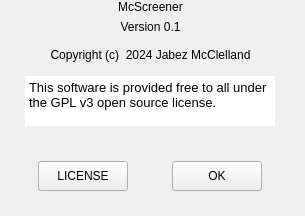
<?xml version="1.0" encoding="UTF-8"?>
<ui version="4.0">
 <class>AboutMcScreener</class>
 <widget class="QWidget" name="AboutMcScreener">
  <property name="geometry">
   <rect>
    <x>0</x>
    <y>0</y>
    <width>305</width>
    <height>216</height>
   </rect>
  </property>
  <property name="windowTitle">
   <string>About Filterator</string>
  </property>
  <property name="styleSheet">
   <string notr="true"/>
  </property>
  <widget class="QWidget" name="verticalLayoutWidget">
   <property name="geometry">
    <rect>
     <x>0</x>
     <y>0</y>
     <width>301</width>
     <height>191</height>
    </rect>
   </property>
   <layout class="QVBoxLayout" name="verticalLayout">
    <property name="leftMargin">
     <number>0</number>
    </property>
    <item>
     <widget class="QLabel" name="label">
      <property name="sizePolicy">
       <sizepolicy hsizetype="Preferred" vsizetype="Fixed">
        <horstretch>0</horstretch>
        <verstretch>0</verstretch>
       </sizepolicy>
      </property>
      <property name="styleSheet">
       <string notr="true">font: 75 20pt &quot;Trebuchet MS&quot;;
</string>
      </property>
      <property name="text">
       <string>McScreener</string>
      </property>
      <property name="alignment">
       <set>Qt::AlignCenter</set>
      </property>
      <property name="margin">
       <number>0</number>
      </property>
     </widget>
    </item>
    <item>
     <widget class="QLabel" name="versionLabel">
      <property name="sizePolicy">
       <sizepolicy hsizetype="Preferred" vsizetype="Fixed">
        <horstretch>0</horstretch>
        <verstretch>0</verstretch>
       </sizepolicy>
      </property>
      <property name="styleSheet">
       <string notr="true"/>
      </property>
      <property name="text">
       <string>Version 0.1</string>
      </property>
      <property name="alignment">
       <set>Qt::AlignCenter</set>
      </property>
      <property name="margin">
       <number>0</number>
      </property>
     </widget>
    </item>
    <item>
     <widget class="QLabel" name="label_3">
      <property name="sizePolicy">
       <sizepolicy hsizetype="Fixed" vsizetype="Fixed">
        <horstretch>0</horstretch>
        <verstretch>0</verstretch>
       </sizepolicy>
      </property>
      <property name="maximumSize">
       <size>
        <width>500</width>
        <height>30</height>
       </size>
      </property>
      <property name="styleSheet">
       <string notr="true">font: 12pt &quot;Trebuchet MS&quot;;
</string>
      </property>
      <property name="text">
       <string>Copyright (c)  2024 Jabez McClelland</string>
      </property>
      <property name="alignment">
       <set>Qt::AlignCenter</set>
      </property>
      <property name="indent">
       <number>-1</number>
      </property>
     </widget>
    </item>
    <item alignment="Qt::AlignHCenter|Qt::AlignTop">
     <widget class="QTextBrowser" name="textBrowser">
      <property name="sizePolicy">
       <sizepolicy hsizetype="Fixed" vsizetype="Fixed">
        <horstretch>0</horstretch>
        <verstretch>0</verstretch>
       </sizepolicy>
      </property>
      <property name="maximumSize">
       <size>
        <width>250</width>
        <height>50</height>
       </size>
      </property>
      <property name="styleSheet">
       <string notr="true">font: 10pt &quot;Trebuchet MS&quot;;
</string>
      </property>
      <property name="frameShape">
       <enum>QFrame::NoFrame</enum>
      </property>
      <property name="markdown">
       <string>This software is provided free to all under the GPL v3 open source license.

</string>
      </property>
      <property name="html">
       <string>&lt;!DOCTYPE HTML PUBLIC &quot;-//W3C//DTD HTML 4.0//EN&quot; &quot;http://www.w3.org/TR/REC-html40/strict.dtd&quot;&gt;
&lt;html&gt;&lt;head&gt;&lt;meta name=&quot;qrichtext&quot; content=&quot;1&quot; /&gt;&lt;style type=&quot;text/css&quot;&gt;
p, li { white-space: pre-wrap; }
&lt;/style&gt;&lt;/head&gt;&lt;body style=&quot; font-family:'Trebuchet MS'; font-size:10pt; font-weight:400; font-style:normal;&quot;&gt;
&lt;p style=&quot; margin-top:0px; margin-bottom:0px; margin-left:0px; margin-right:0px; -qt-block-indent:0; text-indent:0px;&quot;&gt;This software is provided free to all under the GPL v3 open source license.&lt;/p&gt;&lt;/body&gt;&lt;/html&gt;</string>
      </property>
     </widget>
    </item>
    <item>
     <layout class="QHBoxLayout" name="horizontalLayout">
      <item>
       <widget class="QPushButton" name="licenseButt">
        <property name="sizePolicy">
         <sizepolicy hsizetype="Fixed" vsizetype="Fixed">
          <horstretch>0</horstretch>
          <verstretch>0</verstretch>
         </sizepolicy>
        </property>
        <property name="minimumSize">
         <size>
          <width>90</width>
          <height>30</height>
         </size>
        </property>
        <property name="styleSheet">
         <string notr="true">font: 12pt &quot;Trebuchet MS&quot;;
</string>
        </property>
        <property name="text">
         <string>LICENSE</string>
        </property>
       </widget>
      </item>
      <item>
       <widget class="QPushButton" name="OKButt">
        <property name="sizePolicy">
         <sizepolicy hsizetype="Fixed" vsizetype="Fixed">
          <horstretch>0</horstretch>
          <verstretch>0</verstretch>
         </sizepolicy>
        </property>
        <property name="minimumSize">
         <size>
          <width>90</width>
          <height>30</height>
         </size>
        </property>
        <property name="styleSheet">
         <string notr="true">font: 12pt &quot;Trebuchet MS&quot;;
</string>
        </property>
        <property name="text">
         <string>OK</string>
        </property>
       </widget>
      </item>
     </layout>
    </item>
   </layout>
  </widget>
 </widget>
 <resources/>
 <connections/>
</ui>
